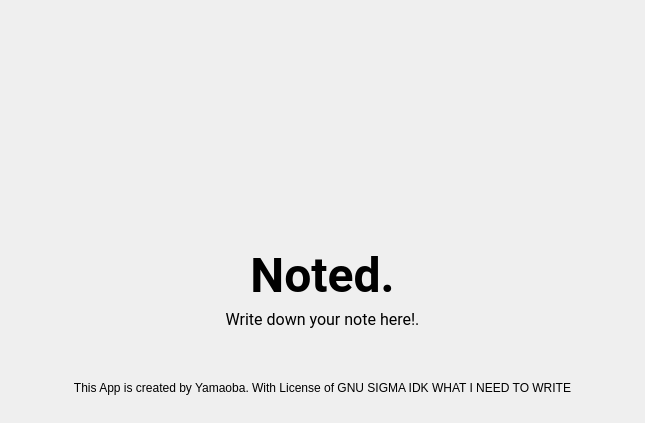
<?xml version="1.0" encoding="UTF-8"?>
<ui version="4.0">
 <class>Form</class>
 <widget class="QWidget" name="Form">
  <property name="geometry">
   <rect>
    <x>0</x>
    <y>0</y>
    <width>645</width>
    <height>423</height>
   </rect>
  </property>
  <property name="windowTitle">
   <string notr="true">About Noted.</string>
  </property>
  <layout class="QGridLayout" name="gridLayout">
   <item row="0" column="0">
    <layout class="QVBoxLayout" name="verticalLayout">
     <property name="topMargin">
      <number>30</number>
     </property>
     <item>
      <widget class="QLabel" name="TitleIcon">
       <property name="minimumSize">
        <size>
         <width>200</width>
         <height>200</height>
        </size>
       </property>
       <property name="text">
        <string/>
       </property>
       <property name="pixmap">
        <pixmap>icon200.png</pixmap>
       </property>
       <property name="alignment">
        <set>Qt::AlignmentFlag::AlignBottom|Qt::AlignmentFlag::AlignHCenter</set>
       </property>
      </widget>
     </item>
     <item>
      <widget class="QLabel" name="Title">
       <property name="font">
        <font>
         <family>Roboto</family>
         <pointsize>36</pointsize>
         <bold>true</bold>
        </font>
       </property>
       <property name="text">
        <string>Noted.</string>
       </property>
       <property name="alignment">
        <set>Qt::AlignmentFlag::AlignHCenter|Qt::AlignmentFlag::AlignTop</set>
       </property>
      </widget>
     </item>
     <item>
      <widget class="QLabel" name="Desc">
       <property name="font">
        <font>
         <family>Roboto</family>
         <pointsize>12</pointsize>
        </font>
       </property>
       <property name="text">
        <string>Write down your note here!.</string>
       </property>
       <property name="alignment">
        <set>Qt::AlignmentFlag::AlignHCenter|Qt::AlignmentFlag::AlignTop</set>
       </property>
      </widget>
     </item>
     <item>
      <widget class="QLabel" name="label">
       <property name="text">
        <string>This App is created by Yamaoba. With License of GNU SIGMA IDK WHAT I NEED TO WRITE</string>
       </property>
       <property name="alignment">
        <set>Qt::AlignmentFlag::AlignCenter</set>
       </property>
      </widget>
     </item>
    </layout>
   </item>
  </layout>
 </widget>
 <resources/>
 <connections/>
</ui>
